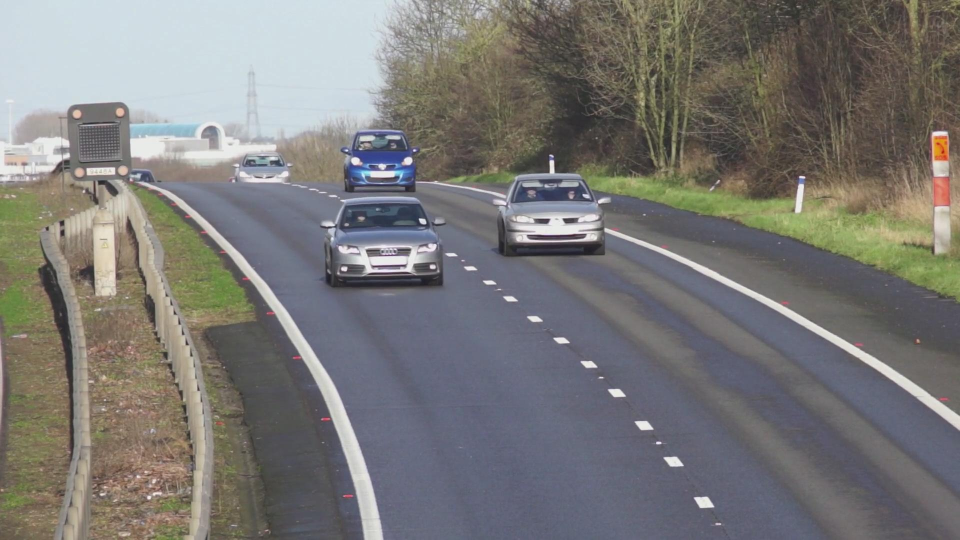
#> input picture sequences/blue/cars_1087.jpg, 1920 x 1080 px (shown at 1/2 size); its folder holds 4 pictures in this run
$ python main.py
#> lines starting #> are read from the running program, lines starting #| are printed output that depends on the picture
import cv2
import numpy as np
import os
from glob import glob
import json
from datetime import datetime
import matplotlib.pyplot as plt
from matplotlib.colors import LinearSegmentedColormap
from PIL import Image
import io


def _extract_patch(Image, bbox):
    x, y, w, h = bbox
    Patch = CurrentKernel(Image.image_content_GRB[y:y+h, x:x+w], bbox)
    return Patch


def _ncc_score(Current_Image, Current_Kernel):
    ## Evaluate the matching score between current image and kernel
    # Extract image patch
    Patch_Image = _extract_patch(Current_Image, Current_Kernel.bbox)
    # Convert to gray
    patch_gray = Patch_Image.to_gray()
    kernel_gray = Current_Kernel.to_gray()
    # Use cv2.matchTemplate
    result = cv2.matchTemplate(patch_gray, kernel_gray, cv2.TM_CCOEFF_NORMED)
    # Return the maximum value and position
    min_val, max_val, min_loc, max_loc = cv2.minMaxLoc(result)
    return max_val, max_loc


def _compute_color_hist(Image, mask=None):
    # Use HSV histogram
    img = Image.image_content_GRB
    hsv = cv2.cvtColor(img, cv2.COLOR_BGR2HSV)
    # Only take H and S channels
    h_bins = 30
    s_bins = 32
    hist = cv2.calcHist([hsv], [0,1], mask, [h_bins, s_bins], [0,180, 0,256])
    cv2.normalize(hist, hist)
    return hist

def _is_color_similar(Image, Kernel_Image, Config):
    ## Evaluate the color similarity between two images
    # Extract image patch
    Patch_Image = _extract_patch(Image, Kernel_Image.bbox)
    hist1 = _compute_color_hist(Patch_Image)
    hist2 = _compute_color_hist(Kernel_Image)
    similarity = cv2.compareHist(hist1, hist2, cv2.HISTCMP_CORREL)
    return (similarity >= Config.color_threshold)


class CurrentImage:
    # The current focused image
    def __init__(self, image_content_GRB):
        self.image_content_GRB = image_content_GRB

    def to_gray(self):
        return cv2.cvtColor(self.image_content_GRB, cv2.COLOR_BGR2GRAY)

    def get_size(self):
        h, w = self.image_content_GRB.shape[:2]
        return (w, h)

class CurrentKernel(CurrentImage):
    # The current kernel image used for pattern matching
    def __init__(self, kernel_content_GRB, bbox, scale=1.0):
        super().__init__(kernel_content_GRB)
        self.bbox = bbox  # (x, y, width, height)
        self.scale = scale  # scale factor


class KernelBuffer:
    ## Store historical kernels, predict the most likely next kernel (cloud center) btw.
    def __init__(self, Config):
        self.buffer = []
        self.config = Config
        self.vx_avg = 0
        self.vy_avg = 0

    def add_kernel(self, Current_Kernel):
        # First compute and update moving average velocity
        v_x_new = Current_Kernel.bbox[0] - self.buffer[-1].bbox[0] if len(self.buffer) > 0 else 0
        v_y_new = Current_Kernel.bbox[1] - self.buffer[-1].bbox[1] if len(self.buffer) > 0 else 0
        w = self.config.weight
        self.vx_avg = w * v_x_new + (1 - w) * self.vx_avg
        self.vy_avg = w * v_y_new + (1 - w) * self.vy_avg
        # Append the current kernel to the buffer
        self.buffer.append(Current_Kernel)


    def update_best_kernel(self, Best_Kernel):
        self.best_kernel = Best_Kernel

    def get_cloud(self):
        x_c, y_c = self._predict_cloud_center()
        # Define the searching space ("cloud") around the predicted kernel
        Cloud = []
        for x in range(int(x_c-self.config.pad_pixels), int(x_c+self.config.pad_pixels), int(self.config.step_size_pixels)):
            for y in range(int(y_c-self.config.pad_pixels), int(y_c+self.config.pad_pixels), int(self.config.step_size_pixels)):
                for sc in np.arange(1-self.config.pad_scale, 1+self.config.pad_scale, self.config.step_size_scale):
                    # Compute stretched best kernel
                    stretched_kernel = cv2.resize(self.best_kernel.image_content_GRB, None, fx=sc, fy=sc, interpolation=cv2.INTER_CUBIC)
                    w, h = stretched_kernel.shape[1], stretched_kernel.shape[0]
                    New_Kernel = CurrentKernel(stretched_kernel, (x, y, w, h), sc)
                    Cloud.append(New_Kernel)
        return Cloud

    def _predict_cloud_center(self):
        ## Predict the next most likely kernel ("cloud center") based on historical kernels
        x_c = self.buffer[-1].bbox[0] + self.vx_avg
        y_c = self.buffer[-1].bbox[1] + self.vy_avg
        return (x_c, y_c)

class Config:
    # Configuration for prediction
    def __init__(self, length_for_prediction, pad_pixels, step_size_pixels, pad_scale, step_size_scale, ncc_threshold, color_threshold, weight):
        self.length_for_prediction = length_for_prediction
        self.pad_pixels = pad_pixels
        self.step_size_pixels = step_size_pixels
        self.pad_scale = pad_scale
        self.step_size_scale = step_size_scale
        self.ncc_threshold = ncc_threshold
        self.color_threshold = color_threshold
        self.weight = weight # Moving average weight

class TrackingLogger:
    # Logger for tracking results and parameters
    def __init__(self, config, sequence_type):
        self.config = config
        self.sequence_type = sequence_type  # "blue" or "red"
        self.data = {
            "config": self._config_to_dict(),
            "sequence_type": sequence_type,
            "frames": []
        }
        self.log_filename = self._generate_log_filename()

    def _config_to_dict(self):
        # Convert config object to dictionary for JSON serialization
        return {
            "length_for_prediction": self.config.length_for_prediction,
            "pad_pixels": self.config.pad_pixels,
            "step_size_pixels": self.config.step_size_pixels,
            "pad_scale": self.config.pad_scale,
            "step_size_scale": self.config.step_size_scale,
            "ncc_threshold": self.config.ncc_threshold,
            "color_threshold": self.config.color_threshold,
            "weight": self.config.weight
        }

    def _generate_log_filename(self):
        # Generate log filename with current date and sequence type
        timestamp = datetime.now().strftime("%Y%m%d_%H%M%S")
        return f"logs/{timestamp}_{self.sequence_type}.json"

    def log_frame(self, frame_name, best_score, best_kernel_bbox):
        # Log data for a single frame
        x, y, w, h = best_kernel_bbox
        area = w * h

        frame_data = {
            "frame_name": frame_name,
            "best_score": best_score,
            "bbox_x": x,
            "bbox_y": y,
            "bbox_width": w,
            "bbox_height": h,
            "bbox_area": area
        }
        self.data["frames"].append(frame_data)

    def save_log(self):
        # Save all logged data to JSON file
        os.makedirs(os.path.dirname(self.log_filename), exist_ok=True)
        with open(self.log_filename, 'w') as f:
            json.dump(self.data, f, indent=2)
        print(f"Log saved to {self.log_filename}")


class GifGenerator:
    # Generator for creating GIF animations from visualization frames
    def __init__(self, output_folder="gifs"):
        self.output_folder = output_folder
        self.tracking_frames = []
        self.search_space_frames = []
        os.makedirs(output_folder, exist_ok=True)

    def add_tracking_frame(self, frame):
        # Add tracking visualization frame
        self.tracking_frames.append(frame.copy())

    def add_search_space_frame(self, fig):
        # Convert matplotlib figure to PIL Image and add to frames
        buf = io.BytesIO()
        fig.savefig(buf, format='png', dpi=100, bbox_inches='tight',
                   facecolor='white', edgecolor='none')
        buf.seek(0)
        img = Image.open(buf)
        self.search_space_frames.append(img.copy())
        buf.close()

    def save_gifs(self, sequence_type="blue", duration=100):
        # Save tracking GIF
        if self.tracking_frames:
            tracking_images = []
            for frame in self.tracking_frames:
                # Convert BGR to RGB for PIL
                rgb_frame = cv2.cvtColor(frame, cv2.COLOR_BGR2RGB)
                tracking_images.append(Image.fromarray(rgb_frame))

            tracking_gif_path = os.path.join(self.output_folder, f"tracking_{sequence_type}.gif")
            tracking_images[0].save(
                tracking_gif_path,
                save_all=True,
                append_images=tracking_images[1:],
                duration=duration,  # milliseconds per frame
                loop=0
            )
            print(f"Tracking GIF saved: {tracking_gif_path}")

        # Save search space GIF
        if self.search_space_frames:
            search_gif_path = os.path.join(self.output_folder, f"search_space_{sequence_type}.gif")
            self.search_space_frames[0].save(
                search_gif_path,
                save_all=True,
                append_images=self.search_space_frames[1:],
                duration=duration,  # milliseconds per frame
                loop=0
            )
            print(f"Search space GIF saved: {search_gif_path}")


class SearchSpaceVisualizer:
    # Visualizer for 2D search space at best kernel scale
    def __init__(self, config, title="Search Space Visualization"):
        self.config = config
        self.fig, self.ax = plt.subplots(figsize=(8, 8))
        self.fig.suptitle(title, fontsize=14, fontweight='bold')

        # Create a better colormap for scores in 0.7-1.0 range
        colors = ['#000080', '#0000FF', '#4169E1', '#00BFFF', '#00FFFF',
                  '#00FF00', '#FFFF00', '#FFA500', '#FF4500', '#FF0000']
        self.colormap = LinearSegmentedColormap.from_list('high_contrast', colors)

        self.initialized = False

        # Fixed grid parameters
        self.pad_pixels = config.pad_pixels
        self.step_size = config.step_size_pixels

        # Create fixed coordinate arrays
        self.fixed_x_range = np.arange(-self.pad_pixels, self.pad_pixels + self.step_size, self.step_size)
        self.fixed_y_range = np.arange(-self.pad_pixels, self.pad_pixels + self.step_size, self.step_size)

        # Fixed extent (never changes)
        self.fixed_extent = (-self.pad_pixels, self.pad_pixels, self.pad_pixels, -self.pad_pixels)

    def update_search_space(self, current_image, kernel_buffer, best_kernel, best_score, frame_name=None):
        # Get predicted center (for actual search positions)
        if len(kernel_buffer.buffer) > 0:
            x_c, y_c = kernel_buffer._predict_cloud_center()
        else:
            x_c, y_c = best_kernel.bbox[0], best_kernel.bbox[1]

        # Initialize fixed score grid
        score_grid = np.zeros((len(self.fixed_y_range), len(self.fixed_x_range)))

        # Evaluate scores at each position in the FIXED 2D search space
        for i, y_offset in enumerate(self.fixed_y_range):
            for j, x_offset in enumerate(self.fixed_x_range):
                # Calculate actual position
                actual_x = int(x_c + x_offset)
                actual_y = int(y_c + y_offset)

                # Create kernel at current position with best scale
                stretched_kernel = cv2.resize(best_kernel.image_content_GRB, None,
                                            fx=best_kernel.scale, fy=best_kernel.scale,
                                            interpolation=cv2.INTER_CUBIC)
                w, h = stretched_kernel.shape[1], stretched_kernel.shape[0]

                # Check bounds
                if (actual_x >= 0 and actual_y >= 0 and
                    actual_x + w < current_image.image_content_GRB.shape[1] and
                    actual_y + h < current_image.image_content_GRB.shape[0]):

                    test_kernel = CurrentKernel(stretched_kernel, (actual_x, actual_y, w, h), best_kernel.scale)

                    # Compute NCC score
                    ncc_score, _ = _ncc_score(current_image, test_kernel)

                    # Compute color similarity
                    color_similar = _is_color_similar(current_image, test_kernel, self.config)

                    # Combined score
                    if color_similar:
                        score_grid[i, j] = ncc_score
                    else:
                        score_grid[i, j] = ncc_score * 0.5  # Penalize color mismatch
                else:
                    score_grid[i, j] = 0  # Out of bounds

        # Update visualization
        self.ax.clear()

        # Display the score heatmap with FIXED extent and enhanced color range for 0.7-1.0
        im = self.ax.imshow(score_grid, cmap=self.colormap, aspect='equal',
                           extent=self.fixed_extent, interpolation='bilinear',
                           vmin=0.7, vmax=1.0, alpha=0.9)  # Focus color range on high scores

        # Mark the best position in FIXED coordinate system
        # Find the best score position in the grid to mark correctly
        max_score_idx = np.unravel_index(np.argmax(score_grid), score_grid.shape)
        best_grid_y, best_grid_x = max_score_idx

        # Convert grid indices to offset coordinates
        if best_grid_y < len(self.fixed_y_range) and best_grid_x < len(self.fixed_x_range):
            best_offset_x = self.fixed_x_range[best_grid_x]
            best_offset_y = self.fixed_y_range[best_grid_y]

            # Use cross marker instead of star
            self.ax.plot(best_offset_x, best_offset_y, 'white', marker='+', markersize=25,
                        markeredgecolor='black', markeredgewidth=3,
                        label=f'Best Match (Score: {best_score:.3f})', zorder=10)

        # Set FIXED axis limits
        self.ax.set_xlim(-self.pad_pixels, self.pad_pixels)
        self.ax.set_ylim(-self.pad_pixels, self.pad_pixels)

        # Set labels and title
        self.ax.set_xlabel('X Offset (pixels)', fontsize=12, fontweight='bold')
        self.ax.set_ylabel('Y Offset (pixels)', fontsize=12, fontweight='bold')
        self.ax.set_title(f'2D Search Space at Scale {best_kernel.scale:.3f}',
                         fontsize=12, fontweight='bold')

        # Add frame information as text annotation on the plot
        if frame_name:
            # Extract frame number from filename like 'cars_1085.jpg'
            try:
                frame_number = frame_name.split('_')[1].split('.')[0]
                self.ax.text(0.02, 0.98, f'Frame: {frame_number}',
                            transform=self.ax.transAxes, fontsize=14, fontweight='bold',
                            bbox=dict(boxstyle='round,pad=0.3', facecolor='lightblue', alpha=0.8),
                            verticalalignment='top', zorder=15)
            except (IndexError, ValueError):
                # If frame name parsing fails, just show the full name
                self.ax.text(0.02, 0.98, f'Frame: {frame_name}',
                            transform=self.ax.transAxes, fontsize=14, fontweight='bold',
                            bbox=dict(boxstyle='round,pad=0.3', facecolor='lightblue', alpha=0.8),
                            verticalalignment='top', zorder=15)

        # Add colorbar if not initialized
        if not self.initialized:
            cbar = plt.colorbar(im, ax=self.ax, shrink=0.8, pad=0.02)
            cbar.set_label('Matching Score', fontsize=11, fontweight='bold')
            cbar.ax.tick_params(labelsize=10)
            self.initialized = True

        # Add legend with improved styling
        legend = self.ax.legend(loc='upper right', bbox_to_anchor=(0.98, 0.98),
                               framealpha=0.9, edgecolor='black')
        legend.get_frame().set_facecolor('white')

        # Add grid with improved styling
        self.ax.grid(True, alpha=0.4, linestyle='--', linewidth=0.8)

        # Set background color
        self.ax.set_facecolor('#f8f9fa')

        # Update display
        plt.pause(0.001)
        plt.draw()

        # Return figure for GIF generation
        return self.fig


def initialize_tracker(image_folder, init_bbox, Config):
#> called with image_folder = './sequences/blue', init_bbox = (672, 255, 168, 132)
    img_paths = sorted(glob(os.path.join(image_folder, "cars_*.jpg")))

    ## Create the first CurrentImage
    First_Img = CurrentImage(cv2.imread(img_paths[0]))
#> in __init__, self.image_content_GRB is the input picture: shape (1080, 1920, 3); mean B, G, R 118.9, 120.8, 122.2

    ## Create the first CurrentKernel
    First_Kernel = _extract_patch(First_Img, init_bbox)
#> in __init__ (call 2), `self.image_content_GRB = image_content_GRB`:
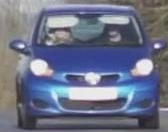
#> self.image_content_GRB: shape (132, 168, 3); mean of channels 0, 1, 2 134.9, 113.4, 108; drawn as B, G, R

    ## Initialize KernelBuffer
    Kernel_Buffer = KernelBuffer(Config)
    # Kernel_Buffer.create_genesis_kernel(First_Kernel)
    Kernel_Buffer.add_kernel(First_Kernel)
    Kernel_Buffer.update_best_kernel(First_Kernel)

    ## Return the initialized entities
    return First_Kernel, Kernel_Buffer, img_paths


def update_next_kernel(Current_Image, Kernel_Buffer, Config):
    Best_Next_Kernel = Kernel_Buffer.best_kernel
    best_score = -1
    ## Get the next kernel based on traverse matching
    for Kernel_Test in Kernel_Buffer.get_cloud():
        # Use color histogram similarity as a preliminary filter
        if not _is_color_similar(Current_Image, Kernel_Test, Config):
            continue

        # Check NCC Matching
        score, _ = _ncc_score(Current_Image, Kernel_Test)
        if score > best_score:
            best_score = score
            Best_Next_Kernel = _extract_patch(Current_Image, Kernel_Test.bbox)
            Best_Next_Kernel.scale = Kernel_Test.scale  # Preserve scale information

    Kernel_Buffer.add_kernel(Best_Next_Kernel)

    # Whether to update the best kernel
    if best_score > Config.ncc_threshold:
        Kernel_Buffer.update_best_kernel(Best_Next_Kernel)
        print("Best kernel updated.")
        print(f"Best kernel bbox: {Best_Next_Kernel.bbox}, scale: {Best_Next_Kernel.scale:.4f}")

    return Best_Next_Kernel, best_score


def visualization(Current_Image, Best_Kernel, score, trajectory_points=None):
    frame = Current_Image.image_content_GRB.copy()
    x, y, w, h = Best_Kernel.bbox

    # Draw rectangle on the image
    cv2.rectangle(frame, (x, y), (x + w, y + h), (0, 255, 0), 2)

    # Add score text
    cv2.putText(frame, f"{score:.2f}", (x, y - 5),
                cv2.FONT_HERSHEY_SIMPLEX, 0.5, (0, 255, 0), 1)

    # Draw trajectory if points are provided
    if trajectory_points and len(trajectory_points) > 1:
        # Convert trajectory points to numpy array for drawing
        points = np.array(trajectory_points, dtype=np.int32)

        # Draw trajectory line
        for i in range(1, len(points)):
            cv2.line(frame, tuple(points[i-1]), tuple(points[i]), (255, 0, 0), 2)

        # Draw trajectory points
        for point in points:
            cv2.circle(frame, tuple(point), 3, (0, 0, 255), -1)

        # Highlight current position
        current_center = (x + w//2, y + h//2)
        cv2.circle(frame, current_center, 5, (255, 255, 0), -1)

    # Show now
    cv2.imshow("Tracking", frame)

    # Check for 'q' key to quit
    key = cv2.waitKey(1)
    if key == ord('q'):
        cv2.destroyAllWindows()
        return True, frame  # True for exit, return current frame

    return False, frame  # False for continue, return current frame


if __name__ == "__main__":

    # ---------------------blue car sequence---------------------
    ## Define hyperparameters
    CONFIG = Config(length_for_prediction=8,
                    pad_pixels=3,
                    step_size_pixels=1,
                    pad_scale=0.004,
                    step_size_scale=0.002,
                    ncc_threshold=0.95,
                    color_threshold=0.8,
                    weight=0.2)

    ## Initialize the tracker for blue car sequence
    Current_Kernel, Kernel_Buffer, img_paths = initialize_tracker("./sequences/blue", (672, 255, 168, 132), CONFIG)
#> img_paths = ['./sequences/blue/cars_1087.jpg', './sequences/blue/cars_1088.jpg', './sequences/blue/cars_1094.jpg', './sequences/blue/cars_1100.jpg']

    # Initialize logger for blue sequence
    logger = TrackingLogger(CONFIG, "blue")

    # Initialize search space visualizer
    visualizer = SearchSpaceVisualizer(CONFIG, "Blue Car Tracking - Search Space")

    # Initialize GIF generator
    gif_generator = GifGenerator()

    # Initialize trajectory tracking
    trajectory_points = []
    # Add initial point from first kernel
    x0, y0, w0, h0 = Current_Kernel.bbox
#> x0 = 672; y0 = 255; w0 = 168; h0 = 132
    trajectory_points.append((x0 + w0//2, y0 + h0//2))

    # Start reading images and match searching
    for current_img_path in img_paths[1:]:
        ## Get the current image
        Current_Image = CurrentImage(cv2.imread(current_img_path))
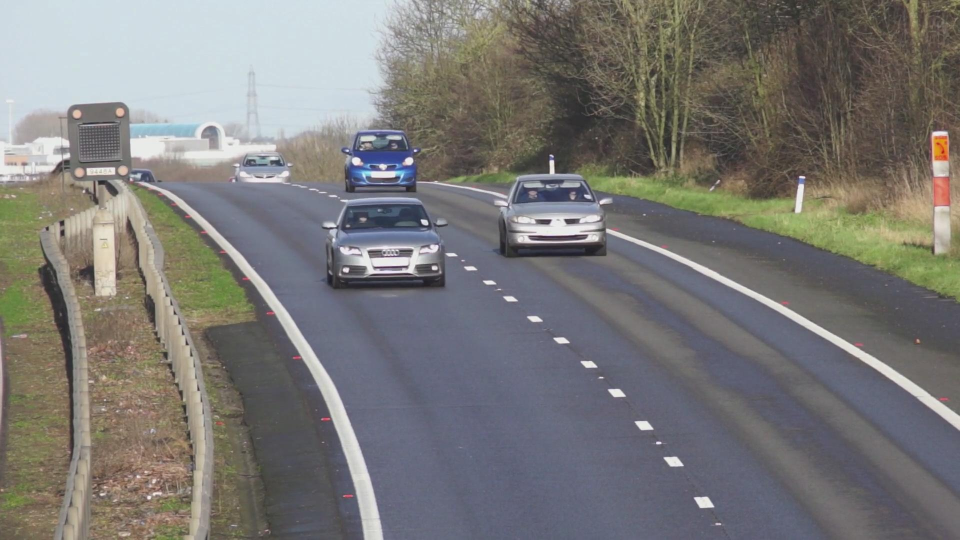
#> input picture sequences/blue/cars_1088.jpg, 1920 x 1080 px (shown at 1/2 size)
#> in __init__, self.image_content_GRB is the input picture: shape (1080, 1920, 3); mean B, G, R 118.9, 120.8, 122.2

        ## update the next best kernel
        Best_Next_Kernel, best_score = update_next_kernel(Current_Image, Kernel_Buffer, CONFIG)
#> the loop in update_next_kernel, `for Kernel_Test in Kernel_Buffer.get_cloud():` made 180 passes
#> (similarity in _is_color_similar, result in _ncc_score, min_val in _ncc_score, max_val in _ncc_score) on passes 1, 2, 5, 6, 7, 10, 11, 12: (0.966, [0.541], 0.541, 0.541), (0.972, [0.576], 0.576, 0.576), (0.968, [0.611], 0.611, 0.611), (0.969, [0.627], 0.627, 0.627), (0.974, [0.667], 0.667, 0.667), (0.969, [0.708], 0.708, 0.708), (0.97, [0.717], 0.717, 0.717), (0.976, [0.759], 0.759, 0.759)
#> pass 1, in _compute_color_hist, `hist = cv2.calcHist([hsv], [0,1], mask, [h_bins, s_bins], [0,180, 0,25..`:
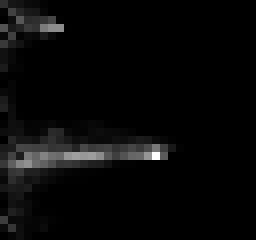
#> hist: shape (30, 32) float32 (shown 8 times larger); min 0, max 681, mean 22.8; drawn with min black and max white
#> pass 1, in _is_color_similar, `hist1 = _compute_color_hist(Patch_Image)`:
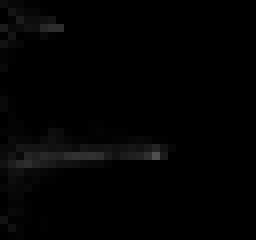
#> hist1: shape (30, 32) float32 (shown 8 times larger); min 0, max 0.313, mean 0.0105
#| Best kernel bbox: (673, 255, 169, 133), scale: 1.0040
#> best_score = 0.993

        ## Update search space visualization with frame information
        search_fig = visualizer.update_search_space(Current_Image, Kernel_Buffer, Best_Next_Kernel, best_score,
                                                   os.path.basename(current_img_path))
#> the loop in update_search_space, `for i, y_offset in enumerate(self.fixed_y_range):` made 7 passes
#> after the loop in update_search_space, `for i, y_offset in enumerate(self.fixed_y_range):`:
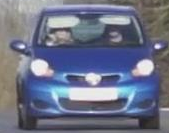
#> best_kernel.image_content_GRB: shape (133, 169, 3); mean B, G, R 134.8, 113.4, 108.2
#> after the loop in update_search_space, `for i, y_offset in enumerate(self.fixed_y_range):`:
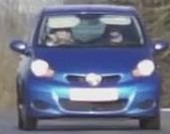
#> stretched_kernel: shape (134, 170, 3); mean B, G, R 134.6, 113.4, 108.2

        ## Update trajectory with bounding box center
        x, y, w, h = Best_Next_Kernel.bbox
        center_x, center_y = x + w//2, y + h//2
        trajectory_points.append((center_x, center_y))

        ## Log frame data
        logger.log_frame(os.path.basename(current_img_path), best_score, Best_Next_Kernel.bbox)
#> (the rest of the program and of its run is left out)
